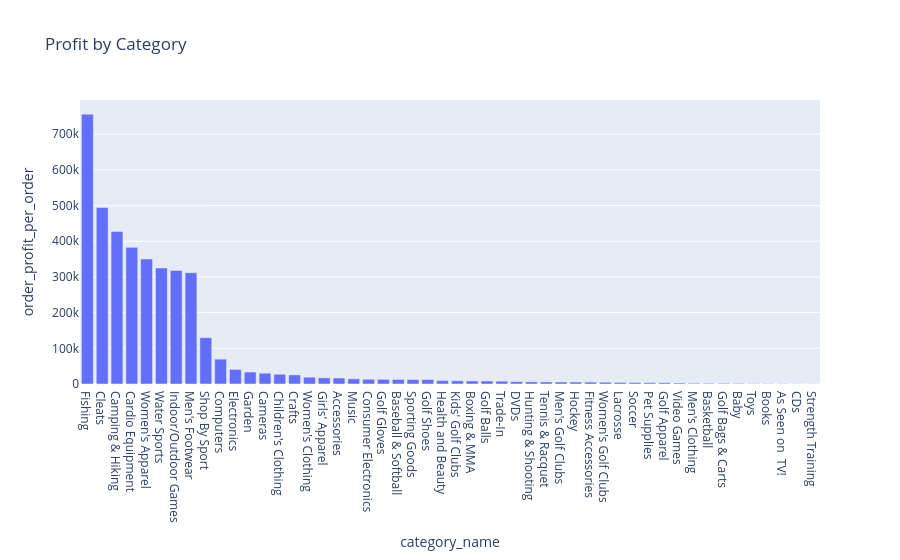

Here is the notebook cell this chart was saved with:
### Code cell
fig = px.bar(
    category_profit,
    x="category_name",
    y="order_profit_per_order",
    title="Profit by Category"
)

fig.show()

### Figure 1 — Plotly figure (JSON) as saved in the notebook; plotly's stock layout.template omitted (floating-point values rounded to 4 significant figures)
{"data": [{"hovertemplate": "category_name=%{x}<br>order_profit_per_order=%{y}<extra></extra>", "legendgroup": "", "marker": {"color": "#636efa", "pattern": {"shape": ""}}, "name": "", "orientation": "v", "showlegend": false, "textposition": "auto", "type": "bar", "x": ["Fishing", "Cleats", "Camping & Hiking", "Cardio Equipment", "Women's Apparel", "Water Sports", "Indoor/Outdoor Games", "Men's Footwear", "Shop By Sport", "Computers", "Electronics", "Garden", "Cameras", "Children's Clothing", "Crafts", "Women's Clothing", "Girls' Apparel", "Accessories", "Music", "Consumer Electronics", "Golf Gloves", "Baseball & Softball", "Sporting Goods", "Golf Shoes", "Health and Beauty", "Kids' Golf Clubs", "Boxing & MMA", "Golf Balls", "Trade-In", "DVDs", "Hunting & Shooting", "Tennis & Racquet", "Men's Golf Clubs", "Hockey", "Fitness Accessories", "Women's Golf Clubs", "Lacrosse", "Soccer", "Pet Supplies", "Golf Apparel", "Video Games", "Men's Clothing", "Basketball", "Golf Bags & Carts", "Baby", "Toys", "Books", "As Seen on  TV!", "CDs", "Strength Training"], "xaxis": "x", "y": [756200.0, 494600.0, 427500.0, 383000.0, 350400.0, 325100.0, 318500.0, 311900.0, 129800.0, 69660.0, 40890.0, 33440.0, 30290.0, 27180.0, 25530.0, 19100.0, 17290.0, 16640.0, 14440.0, 13220.0, 12980.0, 12760.0, 12520.0, 12410.0, 9494.0, 9046.0, 8641.0, 8343.0, 7915.0, 6655.0, 5980.0, 5748.0, 5518.0, 5397.0, 5258.0, 5029.0, 4364.0, 3902.0, 3589.0, 3496.0, 2718.0, 2006.0, 1846.0, 1810.0, 1525.0, 900.7, 883.0, 714.4, 383.8, 332.3], "yaxis": "y"}], "layout": {"barmode": "relative", "legend": {"tracegroupgap": 0}, "title": {"text": "Profit by Category"}, "xaxis": {"anchor": "y", "domain": [0, 1], "title": {"text": "category_name"}}, "yaxis": {"anchor": "x", "domain": [0, 1], "title": {"text": "order_profit_per_order"}}}}
